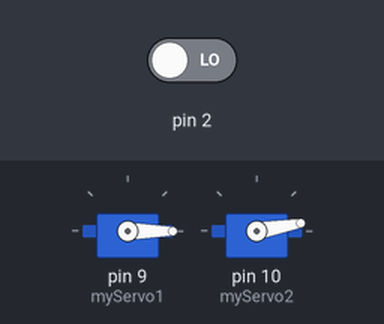
A sketch run on a simulated Arduino Uno, built with avr-gcc and run on an emulated ATmega328P. Shown: 2 × servo. The inputs (shaded band) are chosen by the test bench; at power-on: pin 2 LOW.

Above: at 1.2 s.
1.3 s: pin 2 driven HIGH
At 1.7 s:
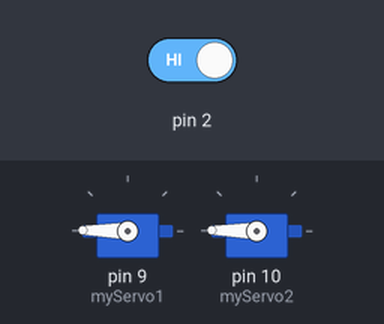
4.3 s: pin 2 driven LOW
At 5.2 s:
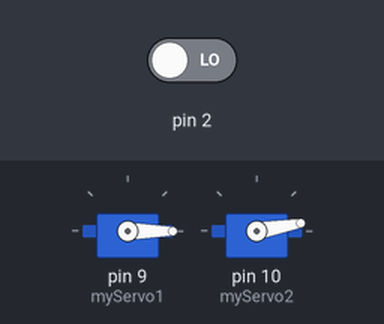
Timing chart, 0 to 7.3 s (numbered marks = the images above; inputs shaded):
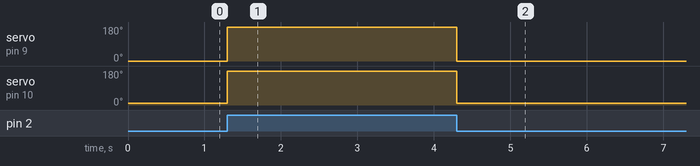

Measured:
- after the input at 1.3 s, servo on pin 9 (myServo1): 0° → 179° at once; servo on pin 10 (myServo2): 10° → 179° at once
- after the input at 4.3 s, servo on pin 9 (myServo1): 179° → 0° at once; servo on pin 10 (myServo2): 179° → 10° at once

The sketch:

servoCode.ino
```cpp
#include <Servo.h>

Servo myServo1;
Servo myServo2;

int switchState = 0;
int servo2Offset = 10;

void setup()
{
    pinMode(9, OUTPUT);
    pinMode(10, OUTPUT);
    myServo1.attach(9);
    myServo2.attach(10);

    // Set the initial positions with the offset
    myServo1.write(0);
    myServo2.write(0 + servo2Offset);
}

void loop()
{
    switchState = digitalRead(2);
    if (switchState == HIGH)
    {
        Serial.print("Button was pressed \n");
        myServo1.write(179);
        myServo2.write(179);
        delay(1000);
        myServo1.write(0);
        myServo2.write(0 + servo2Offset);
    }
}
```
